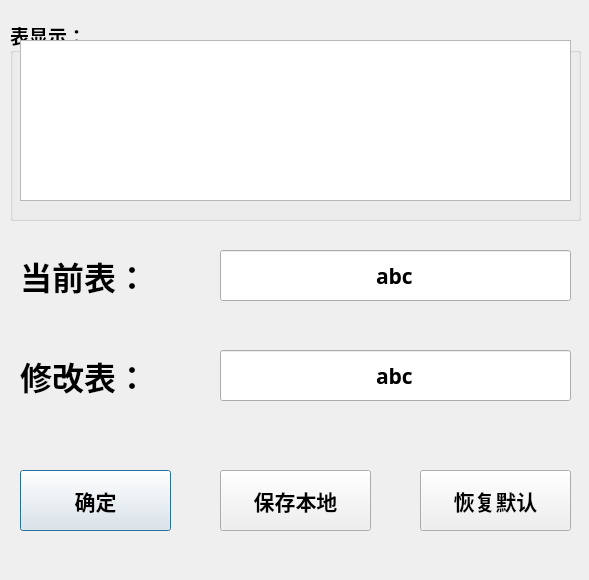
<?xml version="1.0" encoding="UTF-8"?>
<ui version="4.0">
 <class>gs_MysqlDialog</class>
 <widget class="QDialog" name="gs_MysqlDialog">
  <property name="geometry">
   <rect>
    <x>0</x>
    <y>0</y>
    <width>589</width>
    <height>580</height>
   </rect>
  </property>
  <property name="windowTitle">
   <string>数据库参数</string>
  </property>
  <widget class="QTextEdit" name="m_textED_ShowSqlName">
   <property name="geometry">
    <rect>
     <x>20</x>
     <y>40</y>
     <width>551</width>
     <height>161</height>
    </rect>
   </property>
  </widget>
  <widget class="QLabel" name="label">
   <property name="geometry">
    <rect>
     <x>20</x>
     <y>250</y>
     <width>181</width>
     <height>51</height>
    </rect>
   </property>
   <property name="font">
    <font>
     <family>等线</family>
     <pointsize>24</pointsize>
     <weight>75</weight>
     <bold>true</bold>
    </font>
   </property>
   <property name="text">
    <string>当前表：</string>
   </property>
  </widget>
  <widget class="QLineEdit" name="m_lineED_CurrentSqlName">
   <property name="geometry">
    <rect>
     <x>220</x>
     <y>250</y>
     <width>351</width>
     <height>51</height>
    </rect>
   </property>
   <property name="font">
    <font>
     <family>等线</family>
     <pointsize>16</pointsize>
     <weight>75</weight>
     <bold>true</bold>
    </font>
   </property>
   <property name="text">
    <string>abc</string>
   </property>
   <property name="alignment">
    <set>Qt::AlignCenter</set>
   </property>
  </widget>
  <widget class="QGroupBox" name="groupBox_3">
   <property name="geometry">
    <rect>
     <x>10</x>
     <y>20</y>
     <width>571</width>
     <height>201</height>
    </rect>
   </property>
   <property name="font">
    <font>
     <family>等线</family>
     <pointsize>14</pointsize>
     <weight>75</weight>
     <bold>true</bold>
    </font>
   </property>
   <property name="title">
    <string>表显示：</string>
   </property>
  </widget>
  <widget class="QLabel" name="label_2">
   <property name="geometry">
    <rect>
     <x>20</x>
     <y>350</y>
     <width>181</width>
     <height>51</height>
    </rect>
   </property>
   <property name="font">
    <font>
     <family>等线</family>
     <pointsize>24</pointsize>
     <weight>75</weight>
     <bold>true</bold>
    </font>
   </property>
   <property name="text">
    <string>修改表：</string>
   </property>
  </widget>
  <widget class="QLineEdit" name="m_lineED_ChangeSqlName">
   <property name="geometry">
    <rect>
     <x>220</x>
     <y>350</y>
     <width>351</width>
     <height>51</height>
    </rect>
   </property>
   <property name="font">
    <font>
     <family>等线</family>
     <pointsize>16</pointsize>
     <weight>75</weight>
     <bold>true</bold>
    </font>
   </property>
   <property name="text">
    <string>abc</string>
   </property>
   <property name="alignment">
    <set>Qt::AlignCenter</set>
   </property>
  </widget>
  <widget class="QPushButton" name="m_btn_SureMySql">
   <property name="geometry">
    <rect>
     <x>20</x>
     <y>470</y>
     <width>151</width>
     <height>61</height>
    </rect>
   </property>
   <property name="font">
    <font>
     <family>等线</family>
     <pointsize>16</pointsize>
     <weight>75</weight>
     <bold>true</bold>
    </font>
   </property>
   <property name="text">
    <string>确定</string>
   </property>
  </widget>
  <widget class="QPushButton" name="m_btn_DownLoad">
   <property name="geometry">
    <rect>
     <x>220</x>
     <y>470</y>
     <width>151</width>
     <height>61</height>
    </rect>
   </property>
   <property name="font">
    <font>
     <family>等线</family>
     <pointsize>16</pointsize>
     <weight>75</weight>
     <bold>true</bold>
    </font>
   </property>
   <property name="text">
    <string>保存本地</string>
   </property>
  </widget>
  <widget class="QPushButton" name="m_btn_DefaultMySql">
   <property name="geometry">
    <rect>
     <x>420</x>
     <y>470</y>
     <width>151</width>
     <height>61</height>
    </rect>
   </property>
   <property name="font">
    <font>
     <family>等线</family>
     <pointsize>16</pointsize>
     <weight>75</weight>
     <bold>true</bold>
    </font>
   </property>
   <property name="text">
    <string>恢复默认</string>
   </property>
  </widget>
  <zorder>groupBox_3</zorder>
  <zorder>m_textED_ShowSqlName</zorder>
  <zorder>label</zorder>
  <zorder>m_lineED_CurrentSqlName</zorder>
  <zorder>label_2</zorder>
  <zorder>m_lineED_ChangeSqlName</zorder>
  <zorder>m_btn_SureMySql</zorder>
  <zorder>m_btn_DownLoad</zorder>
  <zorder>m_btn_DefaultMySql</zorder>
 </widget>
 <resources/>
 <connections/>
</ui>
